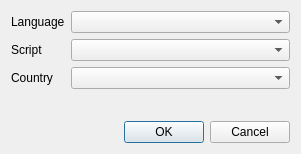
<?xml version="1.0" encoding="UTF-8"?>
<ui version="4.0">
 <class>GroupChatTopicAddLangDlg</class>
 <widget class="QDialog" name="GroupChatTopicAddLangDlg">
  <property name="geometry">
   <rect>
    <x>0</x>
    <y>0</y>
    <width>301</width>
    <height>154</height>
   </rect>
  </property>
  <property name="windowTitle">
   <string>Add Language</string>
  </property>
  <layout class="QVBoxLayout" name="verticalLayout">
   <item>
    <layout class="QFormLayout" name="formLayout">
     <item row="0" column="0">
      <widget class="QLabel" name="lb_lang">
       <property name="text">
        <string>Language</string>
       </property>
      </widget>
     </item>
     <item row="1" column="0">
      <widget class="QLabel" name="lb_script">
       <property name="text">
        <string>Script</string>
       </property>
      </widget>
     </item>
     <item row="2" column="0">
      <widget class="QLabel" name="lb_country">
       <property name="text">
        <string>Country</string>
       </property>
      </widget>
     </item>
     <item row="0" column="1">
      <widget class="QComboBox" name="cmbLang">
       <property name="sizePolicy">
        <sizepolicy hsizetype="Expanding" vsizetype="Fixed">
         <horstretch>0</horstretch>
         <verstretch>0</verstretch>
        </sizepolicy>
       </property>
      </widget>
     </item>
     <item row="1" column="1">
      <widget class="QComboBox" name="cmbScript">
       <property name="sizePolicy">
        <sizepolicy hsizetype="Expanding" vsizetype="Fixed">
         <horstretch>0</horstretch>
         <verstretch>0</verstretch>
        </sizepolicy>
       </property>
      </widget>
     </item>
     <item row="2" column="1">
      <widget class="QComboBox" name="cmbCountry">
       <property name="sizePolicy">
        <sizepolicy hsizetype="Expanding" vsizetype="Fixed">
         <horstretch>0</horstretch>
         <verstretch>0</verstretch>
        </sizepolicy>
       </property>
      </widget>
     </item>
    </layout>
   </item>
   <item>
    <widget class="QDialogButtonBox" name="buttonBox">
     <property name="orientation">
      <enum>Qt::Horizontal</enum>
     </property>
     <property name="standardButtons">
      <set>QDialogButtonBox::Cancel|QDialogButtonBox::Ok</set>
     </property>
    </widget>
   </item>
  </layout>
 </widget>
 <resources/>
 <connections>
  <connection>
   <sender>buttonBox</sender>
   <signal>accepted()</signal>
   <receiver>GroupChatTopicAddLangDlg</receiver>
   <slot>accept()</slot>
   <hints>
    <hint type="sourcelabel">
     <x>248</x>
     <y>254</y>
    </hint>
    <hint type="destinationlabel">
     <x>157</x>
     <y>274</y>
    </hint>
   </hints>
  </connection>
  <connection>
   <sender>buttonBox</sender>
   <signal>rejected()</signal>
   <receiver>GroupChatTopicAddLangDlg</receiver>
   <slot>reject()</slot>
   <hints>
    <hint type="sourcelabel">
     <x>316</x>
     <y>260</y>
    </hint>
    <hint type="destinationlabel">
     <x>286</x>
     <y>274</y>
    </hint>
   </hints>
  </connection>
 </connections>
</ui>
